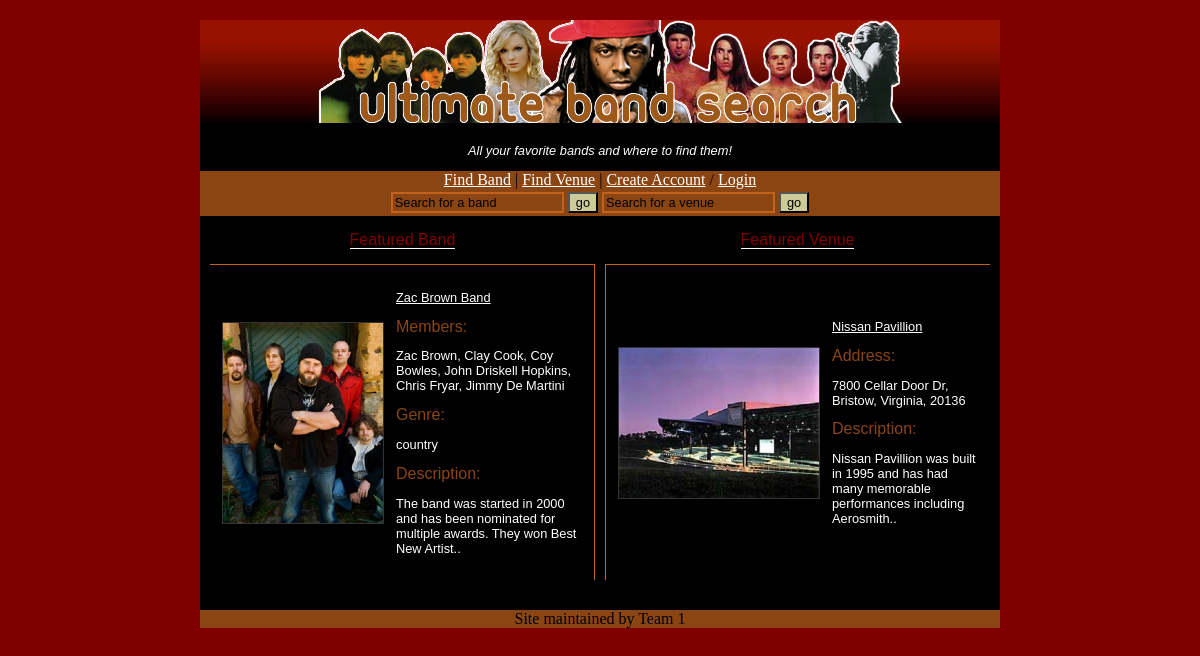
The page / on the database its author committed.
### tables this page shows
CREATE TABLE IF NOT EXISTS `bands` (`bandid` smallint(6) NOT NULL AUTO_INCREMENT, `userid` smallint(6) NOT NULL, `bandname` varchar(50) NOT NULL, INDEX (bandname), `picture` varchar(50) NOT NULL, `city` varchar(30) NOT NULL, `state` varchar(30) NOT NULL, `description` BLOB NOT NULL, PRIMARY KEY (`bandid`));

CREATE TABLE IF NOT EXISTS `venues` (`venueid` smallint(6) NOT NULL AUTO_INCREMENT, `name` varchar(50) NOT NULL, INDEX (name), `picture` varchar(50) NOT NULL, `address` varchar(30) NOT NULL, `city` varchar(50) NOT NULL, `state` varchar(50) NOT NULL, `zip` INT NOT NULL, `description` BLOB NOT NULL, `userid` smallint(6) NOT NULL, PRIMARY KEY (`venueid`));

### index.php (the view, shortened to what this page needs)
<?php
include "dbconnect.php";
include "imageresize.php";
?>
<!DOCTYPE html PUBLIC "-//W3C//DTD XHTML 1.0 Transitional//EN"
  "http://www.w3.org/TR/xhtml1/DTD/xhtml1-transitional.dtd">
<html xmlns="http://www.w3.org/1999/xhtml" xml:lang="en" lang="en">
<head>
  <link rel="stylesheet" type="text/css" href="style.css" />
</head>
<body>
<div id="wrap">
	<div id="features">
		<table border="0" width="800" cellpadding="5" cellspacing="10">
			<tr align="center">
			<td width="400">
			<tableHeader id="mainPageHeader">Featured Band</tableHeader>
			</td>
			<td>
			<tableHeader id="mainPageHeader">Featured Venue</tableHeader>
			</tr>
			<tr>
			<td id="bandFeature">
			<?php
				$query = "select * from bands ORDER BY RAND() LIMIT 1";
				$result = mysqli_query($db, $query)
					or die("Error querying Database");
				$row = mysqli_fetch_array($result);
				$bandid = $row['bandid'];
				$bandname = $row['bandname'];
				$picture = $row['picture'];
				$description = $row['description'];
				if(strlen($description)>100){
					$temp=strpos($description, " ", 95);
					$description=substr($description, 0, $temp);
					if(($description[strlen($description)-1]==",")
					   or
					   ($description[strlen($description)-1]=="."))
					{
						$description=substr($description, 0, $temp-1)."..";
					}else{
						$description=substr($description, 0, $temp)."..";
					}
				}
				$query = "SELECT * FROM bandmembers WHERE bandid='$bandid' ORDER BY memberid ASC";
				$result = mysqli_query($db, $query)
   					or die("Error Querying Database");
				$firstloop=true;
				while ($row = mysqli_fetch_array($result)) {
					if(!$firstloop){
						$members=$members.", ";
					}
					$members=$members.$row['membername'];
					$firstloop=false;
				}
				$query = "SELECT genre FROM genre NATURAL JOIN bands NATURAL JOIN bandgenre WHERE bandid='$bandid' ORDER BY genreid ASC";
				$result = mysqli_query($db, $query)
   					or die("Error Querying Database");
				while ($row = mysqli_fetch_array($result)) {
					$genre=$genre.$row['genre'];
				}
			?>
				<table cellpadding="5">
					<tr>
					<td><a href="band.php?id=<?php echo "$bandid"; ?>"><img src="images/<?php echo"$picture"; ?>" <?php imageResize(200, 200,"images/$picture");  ?> id="featuredPicture" /></a></td>
					<td>
						<?php
							echo "<p><a href=\"band.php?id=$bandid\">$bandname</a> <br></p>";
							echo "<commentheader>Members:</commentheader> <p>$members <br></p>";
							echo "<commentheader>Genre:</commentheader> <p>$genre <br></p>";
							echo "<commentheader>Description:</commentheader> <p>$description <br></p>";
						?>
					</td>
					</tr>
				</table>
			</td>
			<td width="50%" id="venueFeature">
			<?php
				$query = "select * from venues ORDER BY RAND() LIMIT 1";
				$result = mysqli_query($db, $query)
					or die("Error querying Database");
				$row = mysqli_fetch_array($result);
				$venueid = $row['venueid'];
				$name = $row['name'];
				$picture = $row['picture'];
				$address = $row['address'];
				$city = $row['city'];
				$state = $row['state'];
				$zip = $row['zip'];
				$description = $row['description'];
				if(strlen($description)>100){
					$temp=strpos($description, " ", 95);
					$description=substr($description, 0, $temp);
					if(($description[strlen($description)-1]==",")
					   or
					   ($description[strlen($description)-1]=="."))
					{
						$description=substr($description, 0, $temp-1)."..";
					}else{
						$description=substr($description, 0, $temp)."..";
					}
				}
			?>
				<table cellpadding="5">
					<tr>
					<td><a href="venue.php?id=<?php echo "$venueid"; ?>"><img src="images/<?php echo"$picture"; ?>" <?php imageResize(200, 200,"images/$picture");  ?> id="featuredPicture" /></a></td>
					<td>
						<?php
							echo "<p><a href=\"venue.php?id=$venueid\">$name</a> <br></p>";
							echo "<commentheader>Address:</commentheader> <p>$address, $city, $state, $zip <br></p>";
							echo "<commentheader>Description:</commentheader> <p>$description</p>";
						?>
					</td>
					</tr>
				</table>
			</td>
			</tr>
		</table>
	</div>
</div>
</body>
</html>

### style.css (style rules this page uses)
body { padding: 0; margin: 0; background: #800000; color: #000; }
#wrap { width: 800px; margin: 0 auto; background: #000000; }
#header { margin-left:auto; margin-right:auto; margin-top: 10px; width:800px; background: #cc9; background-repeat: no-repeat; background-position: top center; text-align: center; }
#header2 { background: #000000; text-align: center; }
#toolbar { margin-top: 10px; margin-right: auto; margin-left: auto; background: #8b4513; text-align: center; }
#features { float:center; background: #000000; margin-left:auto; margin-right:auto; margin-bottom: 20px; width:800px; }
#footer { clear: both; background: #8b4513; margin-bottom: 10px; text-align: center; }
#searchV { background-color:#8b4513; border-color:#C4611B; border-style:solid; }
#searchB { background-color:#8b4513; border-color:#C4611B; border-style:solid; }
#bandFeature { border-top-width:thin; border-top-color:#C4611B; border-top-style:solid; border-right-width:thin; border-right-color:#C4611B; border-right-style:solid; }
#venueFeature { border-top-width:thin; border-top-color:#C4611B; border-top-style:solid; border-left-width:thin; border-left-color:#C4611B; border-left-style:solid; }
#featuredPicture { border-color:#333; border-width:thin; border-style:solid; }
#mainPageHeader { border-bottom-color:#FFF; border-bottom-style:solid; border-bottom-width:thin; }
a:link { color: #ffffff; text-decoration: underline; }
h1 { color: #7fff00; background-color: transparent; font-family: "Gill Sans Ultra Bold", "Lucida Grande", Sans-Serif; font-size: 30px; }
tableHeader { color: #800000; background-color: transparent; font-family: "Gill Sans Ultra Bold", "Lucinda Grande", Sans-Serif; }
commentheader { color: #8b4513; background-color: transparent; font-family: "Impact", "Lucinda Grande", Sans-Serif; }
p { color: #ffffff; background-color: transparent; font-family: "Lucida Sans Unicode", "Lucida Grande", Sans-Serif; font-size: 0.8em; }
input { color: #000000; background-color: #CCCC99; font-family: "Lucida Sans Unicode", "Lucida Grande", Sans-Serif; font-size: 0.8em; }

### rows shown on the page
bands: picture (picture), bandname "Zac Brown Band", description "The band was started in 2000 and has been nominated for multiple awards. They won Best New Artist.."
venues: picture (picture), name "Nissan Pavillion", address "7800 Cellar Door Dr", city "Bristow", state "Virginia", zip "20136", description "Nissan Pavillion was built in 1995 and has had many memorable performances including Aerosmith.."

### other values the page prints
$members "Zac Brown, Clay Cook, Coy Bowles, John Driskell Hopkins, Chris Fryar, Jimmy De Martini"
$genre "country"
